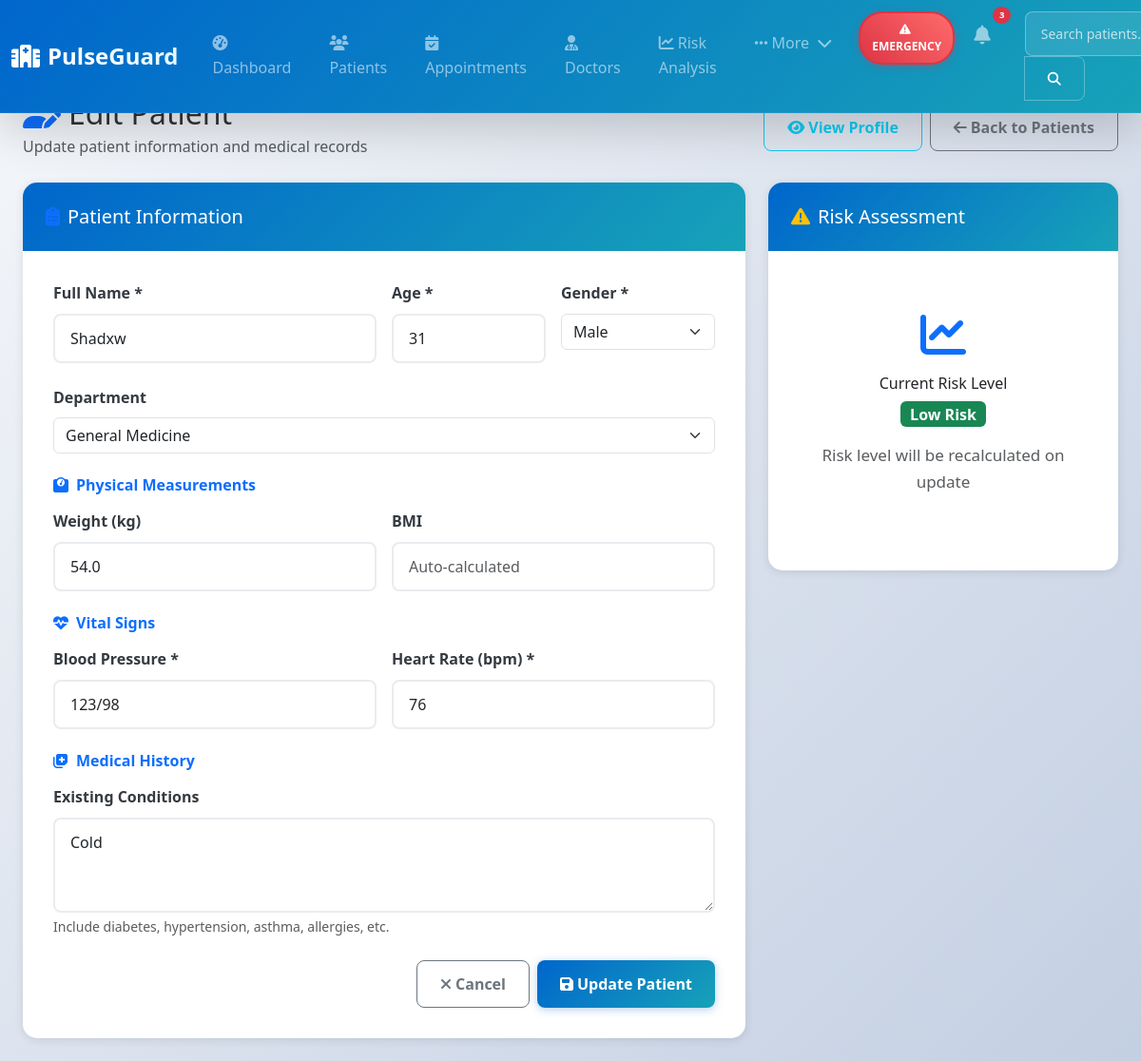
The page /edit/3 on the database its author committed.
### tables this page shows
CREATE TABLE patients (
            patient_id INTEGER PRIMARY KEY AUTOINCREMENT,
            name TEXT,
            age INTEGER,
            gender TEXT,
            weight REAL,
            blood_pressure TEXT,
            heart_rate INTEGER,
            existing_conditions TEXT,
            risk_level TEXT,
            registration_date TEXT
        , department TEXT);

### app.py (the view, shortened to what this page needs)
@app.route("/edit/<int:id>", methods=["GET", "POST"])
def edit_patient(id):
    conn = sqlite3.connect("hospital.db")
    cursor = conn.cursor()
    cursor.execute("SELECT * FROM patients WHERE patient_id=?", (id,))
    patient = cursor.fetchone()
    conn.close()
    return render_template("edit.html", patient=patient)

### templates/edit.html (shortened to what this page needs)
{% extends "base.html" %}
{% block content %}
<div class="d-flex justify-content-between align-items-center mb-4">
    <div>
        <h1 class="h2 mb-1">
            <i class="fas fa-user-edit text-primary me-2"></i>Edit Patient
        </h1>
        <p class="text-muted mb-0">Update patient information and medical records</p>
    </div>
    <div class="d-flex gap-2">
        <a href="/patient/{{ patient[0] }}" class="btn btn-outline-info">
            <i class="fas fa-eye me-1"></i>View Profile
        </a>
        <button class="btn btn-outline-secondary" onclick="window.history.back()">
            <i class="fas fa-arrow-left me-1"></i>Back to Patients
        </button>
    </div>
</div>
<div class="row">
    <div class="col-lg-8">
        <div class="card border-0 shadow-custom">
            <div class="card-header bg-white border-0">
                <h5 class="mb-0">
                    <i class="fas fa-clipboard-list text-primary me-2"></i>Patient Information
                </h5>
            </div>
            <div class="card-body">
                <form action="/edit/{{ patient[0] }}" method="POST" id="editForm">
                    <div class="row g-3 mb-4">
                        <div class="col-md-6">
                            <label class="form-label fw-semibold">Full Name *</label>
                            <input type="text" name="name" class="form-control" required
                                   value="{{ patient[1] }}" placeholder="Enter patient's full name">
                        </div>
                        <div class="col-md-3">
                            <label class="form-label fw-semibold">Age *</label>
                            <input type="number" name="age" class="form-control" required
                                   min="1" max="120" value="{{ patient[2] }}" placeholder="Years">
                        </div>
                        <div class="col-md-3">
                            <label class="form-label fw-semibold">Gender *</label>
                            <select name="gender" class="form-select" required>
                                <option value="Male" {% if patient[3] == 'Male' %}selected{% endif %}>Male</option>
                            </select>
                        </div>
                    </div>
                    <div class="mb-4">
                        <label class="form-label fw-semibold">Department</label>
                        <select name="department" class="form-select">
                            <option value="General" {% if patient[10] == 'General' or not patient[10] %}selected{% endif %}>General Medicine</option>
                        </select>
                    </div>
                    <h6 class="fw-semibold text-primary mb-3">
                        <i class="fas fa-weight me-2"></i>Physical Measurements
                    </h6>
                    <div class="row g-3 mb-4">
                        <div class="col-md-6">
                            <label class="form-label">Weight (kg)</label>
                            <input type="number" name="weight" class="form-control"
                                   step="0.1" value="{{ patient[4] }}" placeholder="70.5">
                        </div>
                        <div class="col-md-6">
                            <label class="form-label">BMI</label>
                            <input type="text" class="form-control" id="bmiField" readonly
                                   placeholder="Auto-calculated">
                        </div>
                    </div>
                    <h6 class="fw-semibold text-primary mb-3">
                        <i class="fas fa-heartbeat me-2"></i>Vital Signs
                    </h6>
                    <div class="row g-3 mb-4">
                        <div class="col-md-6">
                            <label class="form-label">Blood Pressure *</label>
                            <input type="text" name="blood_pressure" class="form-control" required
                                   value="{{ patient[5] }}" placeholder="120/80" pattern="^\d{2,3}\/\d{2,3}$"
                                   title="Format: systolic/diastolic (e.g., 120/80)">
                        </div>
                        <div class="col-md-6">
                            <label class="form-label">Heart Rate (bpm) *</label>
                            <input type="number" name="heart_rate" class="form-control" required
                                   min="40" max="200" value="{{ patient[6] }}" placeholder="72">
                        </div>
                    </div>
                    <h6 class="fw-semibold text-primary mb-3">
                        <i class="fas fa-notes-medical me-2"></i>Medical History
                    </h6>
                    <div class="mb-4">
                        <label class="form-label">Existing Conditions</label>
                        <textarea name="existing_conditions" class="form-control" rows="3"
                                  placeholder="List any existing medical conditions, allergies, or chronic illnesses...">{{ patient[7] }}</textarea>
                        <div class="form-text">
                            Include diabetes, hypertension, asthma, allergies, etc.
                        </div>
                    </div>
                    <div class="d-flex gap-2 justify-content-end">
                        <button type="button" class="btn btn-outline-secondary" onclick="window.history.back()">
                            <i class="fas fa-times me-1"></i>Cancel
                        </button>
                        <button type="submit" class="btn btn-primary">
                            <i class="fas fa-save me-1"></i>Update Patient
                        </button>
                    </div>
                </form>
            </div>
        </div>
    </div>
    <div class="col-lg-4">
        <div class="card border-0 shadow-custom">
            <div class="card-header bg-white border-0">
                <h5 class="mb-0">
                    <i class="fas fa-exclamation-triangle text-warning me-2"></i>Risk Assessment
                </h5>
            </div>
            <div class="card-body">
                <div class="risk-preview" id="riskPreview">
                    <div class="text-center">
                        <div class="risk-indicator mb-3">
                            <i class="fas fa-chart-line fa-3x text-primary"></i>
                        </div>
                        <h6>Current Risk Level</h6>
                        <div class="risk-badge mb-3">
                            {% if patient[8] == 'High' %}
                                <span class="badge bg-danger fs-6">High Risk</span>
                            {% elif patient[8] == 'Medium' %}
                                <span class="badge bg-warning fs-6">Medium Risk</span>
                            {% else %}
                                <span class="badge bg-success fs-6">Low Risk</span>
                            {% endif %}
                        </div>
                        <p class="text-muted small">Risk level will be recalculated on update</p>
                    </div>
                </div>
            </div>
        </div>
    </div>
</div>
{% endblock %}

### static/css/style.css (style rules this page uses)
:root { --primary-color: #0066cc; --secondary-color: #17a2b8; --success-color: #28a745; --warning-color: #ffc107; --danger-color: #dc3545; --dark-color: #343a40; --light-color: #f8f9fa; --shadow: 0 2px 10px rgba(0,0,0,0.1); --shadow-lg: 0 4px 20px rgba(0,0,0,0.15); --border-radius: 8px; --transition: all 0.3s ease; }
body { background: linear-gradient(135deg, #f5f7fa 0%, #c3cfe2 100%); min-height: 100vh; font-family: 'Segoe UI', Tahoma, Geneva, Verdana, sans-serif; color: #333; line-height: 1.6; }
.card { border: none; border-radius: var(--border-radius); box-shadow: var(--shadow); transition: var(--transition); overflow: hidden; }
.card-header { background: linear-gradient(135deg, var(--primary-color), var(--secondary-color)); color: white; border: none; padding: 1.5rem; }
.card-body { padding: 2rem; }
.form-control { border: 2px solid #e9ecef; border-radius: var(--border-radius); padding: 0.75rem 1rem; transition: var(--transition); }
.form-label { font-weight: 600; color: var(--dark-color); margin-bottom: 0.5rem; }
.btn { border-radius: var(--border-radius); padding: 0.75rem 1.5rem; font-weight: 600; transition: var(--transition); }
.btn-primary { background: linear-gradient(135deg, var(--primary-color), var(--secondary-color)); border: none; box-shadow: 0 2px 10px rgba(0, 102, 204, 0.3); }
html { scroll-behavior:smooth; }
.btn-primary { transition: 0.3s; }
.card { border-radius: 15px; }
.card p { font-size: 17px; }
.card { transition: all 0.3s ease; }

### templates/edit.html (style rules this page uses)
.risk-preview { padding: 2rem 1rem; }
.risk-indicator { margin-bottom: 1rem; }
.risk-badge { font-size: 1.1rem; }

### rows shown on the page
patients: name "Shadxw", age "31", gender "Male", weight "54.0", blood_pressure "123/98", heart_rate "76", existing_conditions "Cold"
